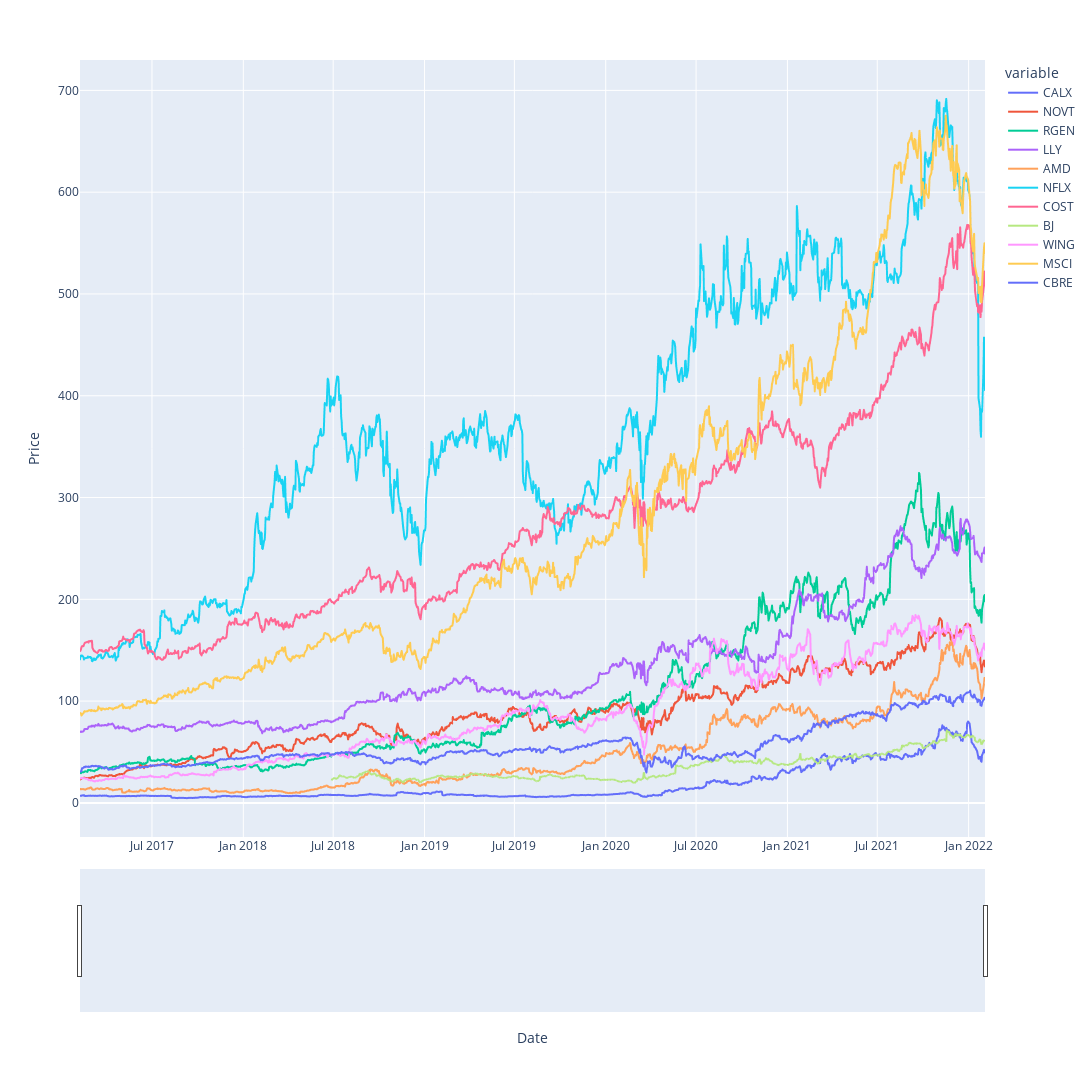

Here is the notebook cell this chart was saved with:
### Markdown cell above
Plot Price of Investments over the Total Dataset

### Code cell
fig = px.line(multi_df, x=multi_df.index, y=multi_df.columns)
fig.update_xaxes(title="Date", rangeslider_visible=True)
fig.update_yaxes(title="Price")
fig.update_layout(height=1100, width=1200, showlegend=True)

fig.show()

### Figure 1 — Plotly figure (JSON) as saved in the notebook; plotly's stock layout.template omitted (floating-point values rounded to 4 significant figures; data arrays with more than 128 entries replaced by an {"elided": "..."} marker saying what was removed)
{"data": [{"hovertemplate": "variable=CALX<br>Date=%{x}<br>value=%{y}<extra></extra>", "legendgroup": "CALX", "line": {"color": "#636efa", "dash": "solid"}, "marker": {"symbol": "circle"}, "mode": "lines", "name": "CALX", "showlegend": true, "type": "scattergl", "x": {"elided": "1259 str values"}, "xaxis": "x", "y": {"elided": "1259 float values"}, "yaxis": "y"}, {"hovertemplate": "variable=NOVT<br>Date=%{x}<br>value=%{y}<extra></extra>", "legendgroup": "NOVT", "line": {"color": "#EF553B", "dash": "solid"}, "marker": {"symbol": "circle"}, "mode": "lines", "name": "NOVT", "showlegend": true, "type": "scattergl", "x": {"elided": "1259 str values"}, "xaxis": "x", "y": {"elided": "1259 float values"}, "yaxis": "y"}, {"hovertemplate": "variable=RGEN<br>Date=%{x}<br>value=%{y}<extra></extra>", "legendgroup": "RGEN", "line": {"color": "#00cc96", "dash": "solid"}, "marker": {"symbol": "circle"}, "mode": "lines", "name": "RGEN", "showlegend": true, "type": "scattergl", "x": {"elided": "1259 str values"}, "xaxis": "x", "y": {"elided": "1259 float values"}, "yaxis": "y"}, {"hovertemplate": "variable=LLY<br>Date=%{x}<br>value=%{y}<extra></extra>", "legendgroup": "LLY", "line": {"color": "#ab63fa", "dash": "solid"}, "marker": {"symbol": "circle"}, "mode": "lines", "name": "LLY", "showlegend": true, "type": "scattergl", "x": {"elided": "1259 str values"}, "xaxis": "x", "y": {"elided": "1259 float values"}, "yaxis": "y"}, {"hovertemplate": "variable=AMD<br>Date=%{x}<br>value=%{y}<extra></extra>", "legendgroup": "AMD", "line": {"color": "#FFA15A", "dash": "solid"}, "marker": {"symbol": "circle"}, "mode": "lines", "name": "AMD", "showlegend": true, "type": "scattergl", "x": {"elided": "1259 str values"}, "xaxis": "x", "y": {"elided": "1259 float values"}, "yaxis": "y"}, {"hovertemplate": "variable=NFLX<br>Date=%{x}<br>value=%{y}<extra></extra>", "legendgroup": "NFLX", "line": {"color": "#19d3f3", "dash": "solid"}, "marker": {"symbol": "circle"}, "mode": "lines", "name": "NFLX", "showlegend": true, "type": "scattergl", "x": {"elided": "1259 str values"}, "xaxis": "x", "y": {"elided": "1259 float values"}, "yaxis": "y"}, {"hovertemplate": "variable=COST<br>Date=%{x}<br>value=%{y}<extra></extra>", "legendgroup": "COST", "line": {"color": "#FF6692", "dash": "solid"}, "marker": {"symbol": "circle"}, "mode": "lines", "name": "COST", "showlegend": true, "type": "scattergl", "x": {"elided": "1259 str values"}, "xaxis": "x", "y": {"elided": "1259 float values"}, "yaxis": "y"}, {"hovertemplate": "variable=BJ<br>Date=%{x}<br>value=%{y}<extra></extra>", "legendgroup": "BJ", "line": {"color": "#B6E880", "dash": "solid"}, "marker": {"symbol": "circle"}, "mode": "lines", "name": "BJ", "showlegend": true, "type": "scattergl", "x": {"elided": "1259 str values"}, "xaxis": "x", "y": {"elided": "1259 float values"}, "yaxis": "y"}, {"hovertemplate": "variable=WING<br>Date=%{x}<br>value=%{y}<extra></extra>", "legendgroup": "WING", "line": {"color": "#FF97FF", "dash": "solid"}, "marker": {"symbol": "circle"}, "mode": "lines", "name": "WING", "showlegend": true, "type": "scattergl", "x": {"elided": "1259 str values"}, "xaxis": "x", "y": {"elided": "1259 float values"}, "yaxis": "y"}, {"hovertemplate": "variable=MSCI<br>Date=%{x}<br>value=%{y}<extra></extra>", "legendgroup": "MSCI", "line": {"color": "#FECB52", "dash": "solid"}, "marker": {"symbol": "circle"}, "mode": "lines", "name": "MSCI", "showlegend": true, "type": "scattergl", "x": {"elided": "1259 str values"}, "xaxis": "x", "y": {"elided": "1259 float values"}, "yaxis": "y"}, {"hovertemplate": "variable=CBRE<br>Date=%{x}<br>value=%{y}<extra></extra>", "legendgroup": "CBRE", "line": {"color": "#636efa", "dash": "solid"}, "marker": {"symbol": "circle"}, "mode": "lines", "name": "CBRE", "showlegend": true, "type": "scattergl", "x": {"elided": "1259 str values"}, "xaxis": "x", "y": {"elided": "1259 float values"}, "yaxis": "y"}], "layout": {"height": 1100, "legend": {"title": {"text": "variable"}, "tracegroupgap": 0}, "margin": {"t": 60}, "showlegend": true, "width": 1200, "xaxis": {"anchor": "y", "domain": [0, 1], "rangeslider": {"visible": true}, "title": {"text": "Date"}}, "yaxis": {"anchor": "x", "domain": [0, 1], "title": {"text": "Price"}}}}
